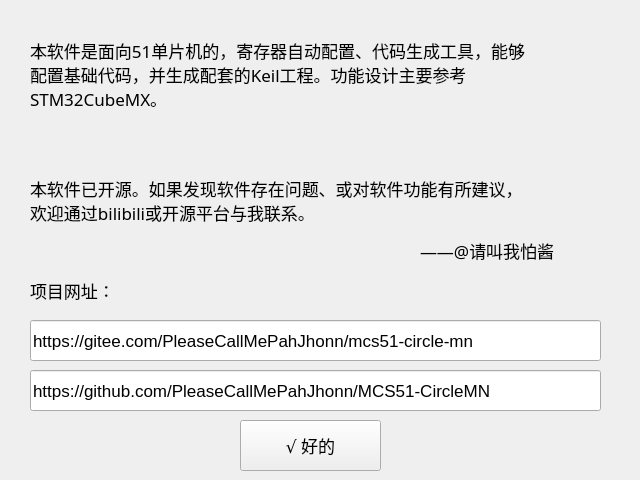
<?xml version="1.0" encoding="UTF-8"?>
<ui version="4.0">
 <class>AboutSoftwareDialog</class>
 <widget class="QWidget" name="AboutSoftwareDialog">
  <property name="geometry">
   <rect>
    <x>0</x>
    <y>0</y>
    <width>640</width>
    <height>480</height>
   </rect>
  </property>
  <property name="windowTitle">
   <string>Form</string>
  </property>
  <widget class="QLabel" name="label">
   <property name="geometry">
    <rect>
     <x>30</x>
     <y>0</y>
     <width>511</width>
     <height>171</height>
    </rect>
   </property>
   <property name="font">
    <font>
     <family>Arial Unicode MS</family>
     <pointsize>13</pointsize>
    </font>
   </property>
   <property name="text">
    <string>本软件是面向51单片机的，寄存器自动配置、代码生成工具，能够配置基础代码，并生成配套的Keil工程。功能设计主要参考STM32CubeMX。
</string>
   </property>
   <property name="wordWrap">
    <bool>true</bool>
   </property>
  </widget>
  <widget class="QLabel" name="label_2">
   <property name="geometry">
    <rect>
     <x>30</x>
     <y>160</y>
     <width>501</width>
     <height>81</height>
    </rect>
   </property>
   <property name="font">
    <font>
     <family>Arial Unicode MS</family>
     <pointsize>13</pointsize>
    </font>
   </property>
   <property name="text">
    <string>本软件已开源。如果发现软件存在问题、或对软件功能有所建议，欢迎通过bilibili或开源平台与我联系。</string>
   </property>
   <property name="wordWrap">
    <bool>true</bool>
   </property>
  </widget>
  <widget class="QLabel" name="label_3">
   <property name="geometry">
    <rect>
     <x>420</x>
     <y>210</y>
     <width>451</width>
     <height>81</height>
    </rect>
   </property>
   <property name="font">
    <font>
     <family>Arial Unicode MS</family>
     <pointsize>13</pointsize>
    </font>
   </property>
   <property name="text">
    <string>——@请叫我怕酱</string>
   </property>
   <property name="wordWrap">
    <bool>true</bool>
   </property>
  </widget>
  <widget class="QPushButton" name="pushButton">
   <property name="geometry">
    <rect>
     <x>240</x>
     <y>420</y>
     <width>141</width>
     <height>51</height>
    </rect>
   </property>
   <property name="font">
    <font>
     <family>Arial Unicode MS</family>
     <pointsize>13</pointsize>
    </font>
   </property>
   <property name="text">
    <string>√ 好的</string>
   </property>
  </widget>
  <widget class="QLabel" name="label_4">
   <property name="geometry">
    <rect>
     <x>30</x>
     <y>270</y>
     <width>451</width>
     <height>41</height>
    </rect>
   </property>
   <property name="font">
    <font>
     <family>Arial Unicode MS</family>
     <pointsize>13</pointsize>
    </font>
   </property>
   <property name="text">
    <string>项目网址：</string>
   </property>
   <property name="wordWrap">
    <bool>true</bool>
   </property>
  </widget>
  <widget class="QLineEdit" name="lineEdit">
   <property name="geometry">
    <rect>
     <x>30</x>
     <y>320</y>
     <width>571</width>
     <height>41</height>
    </rect>
   </property>
   <property name="font">
    <font>
     <pointsize>13</pointsize>
    </font>
   </property>
   <property name="text">
    <string>https://gitee.com/PleaseCallMePahJhonn/mcs51-circle-mn</string>
   </property>
  </widget>
  <widget class="QLineEdit" name="lineEdit_2">
   <property name="geometry">
    <rect>
     <x>30</x>
     <y>370</y>
     <width>571</width>
     <height>41</height>
    </rect>
   </property>
   <property name="font">
    <font>
     <pointsize>13</pointsize>
    </font>
   </property>
   <property name="text">
    <string>https://github.com/PleaseCallMePahJhonn/MCS51-CircleMN</string>
   </property>
  </widget>
 </widget>
 <resources/>
 <connections>
  <connection>
   <sender>pushButton</sender>
   <signal>clicked()</signal>
   <receiver>AboutSoftwareDialog</receiver>
   <slot>close()</slot>
   <hints>
    <hint type="sourcelabel">
     <x>310</x>
     <y>435</y>
    </hint>
    <hint type="destinationlabel">
     <x>319</x>
     <y>239</y>
    </hint>
   </hints>
  </connection>
 </connections>
</ui>
